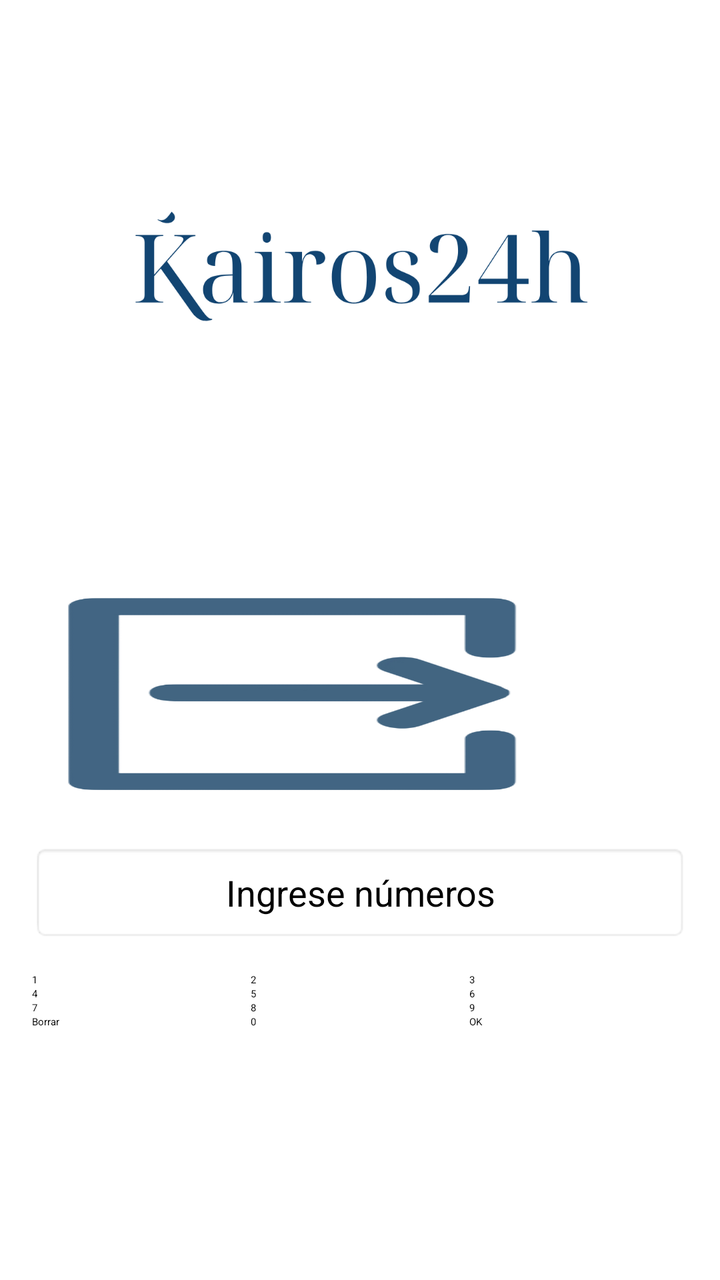
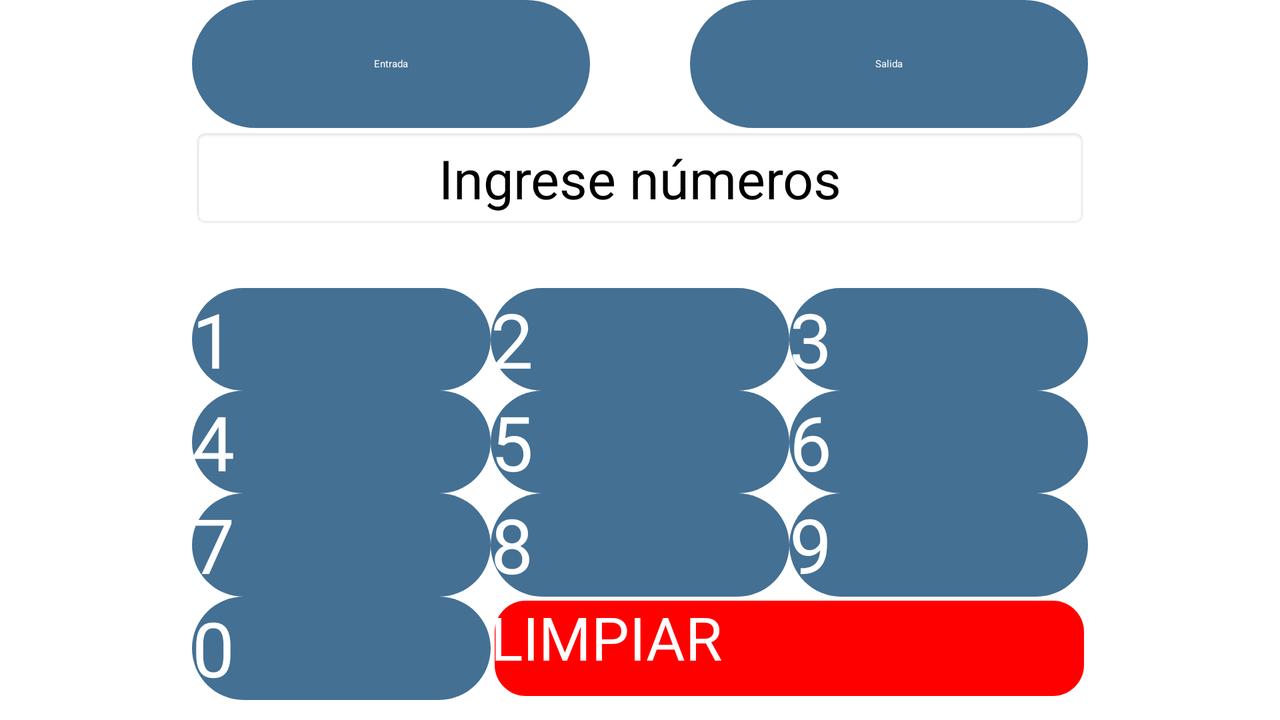

An Android layout and its configuration variant, each rendered on a device that would load it. The default file and the variant file are quoted in full after the pictures.
<!-- AndroidManifest.xml: application theme Theme.RelojFichajesKairos24h -->
<!-- res/layout/portada.xml -->
<?xml version="1.0" encoding="utf-8"?>
<LinearLayout xmlns:android="http://schemas.android.com/apk/res/android"
    xmlns:tools="http://schemas.android.com/tools"
    android:layout_width="match_parent"
    android:layout_height="match_parent"
    android:orientation="vertical"
    android:padding="0dp"
    android:gravity="top">

    
    <LinearLayout
        android:id="@+id/containerLogo"
        android:layout_width="match_parent"
        android:layout_height="280dp"
        android:gravity="center"
        android:orientation="vertical"
        android:padding="0dp"
        android:paddingBottom="30px">

        <ImageView
            android:id="@+id/logo"
            android:layout_width="match_parent"
            android:layout_height="match_parent"
            android:layout_gravity="center_horizontal"
            android:contentDescription="@string/descripcion_logo"
            android:src="@drawable/logo" />
    </LinearLayout>


    
    <LinearLayout
        style="?android:attr/buttonBarStyle"
        android:id="@+id/buttonSalidaYEntrada"
        android:layout_width="match_parent"
        android:layout_height="wrap_content"
        android:orientation="horizontal"
        android:layout_marginTop="16dp"
        android:paddingBottom="30px">

        <LinearLayout
            android:layout_width="400dp"
            android:layout_height="100dp">

            <Button
                android:id="@+id/btnSalida"
                style="?android:attr/buttonBarButtonStyle"
                android:layout_width="match_parent"
                android:gravity="center"
                android:layout_height="match_parent"
                android:layout_marginEnd="100dp"
                android:layout_weight="1"
                android:background="@drawable/salida"
                tools:ignore="SpeakableTextPresentCheck" />
        </LinearLayout>
        <Button
            android:id="@+id/btnEntrada"
            style="?android:attr/buttonBarButtonStyle"
            android:layout_width="219dp"
            android:layout_height="80dp"
            android:layout_weight="1"
            android:background="@drawable/entrada"
            tools:ignore="SpeakableTextPresentCheck" />
    </LinearLayout>


        
    <LinearLayout
        android:layout_width="match_parent"
        android:layout_height="271dp"
        android:orientation="vertical"
        android:padding="16dp">

        <EditText
            android:id="@+id/campoTexto"
            android:layout_width="match_parent"
            android:layout_height="wrap_content"
            android:background="@android:drawable/editbox_background_normal"
            android:focusable="false"
            android:gravity="center"
            android:hint="Ingrese números"
            android:inputType="none"
            android:padding="12dp"
            android:textSize="18sp" />

        <GridLayout
            android:layout_width="match_parent"
            android:layout_height="wrap_content"
            android:layout_marginTop="16dp"
            android:alignmentMode="alignMargins"
            android:columnCount="3"
            android:rowCount="4">

            
            <Button
                android:id="@+id/btn1"
                android:layout_width="0dp"
                android:layout_height="wrap_content"
                android:layout_columnWeight="1"
                android:text="1" />

            <Button
                android:id="@+id/btn2"
                android:layout_width="0dp"
                android:layout_height="wrap_content"
                android:layout_columnWeight="1"
                android:text="2" />

            <Button
                android:id="@+id/btn3"
                android:layout_width="0dp"
                android:layout_height="wrap_content"
                android:layout_columnWeight="1"
                android:text="3" />

            <Button
                android:id="@+id/btn4"
                android:layout_width="0dp"
                android:layout_height="wrap_content"
                android:layout_columnWeight="1"
                android:text="4" />

            <Button
                android:id="@+id/btn5"
                android:layout_width="0dp"
                android:layout_height="wrap_content"
                android:layout_columnWeight="1"
                android:text="5" />

            <Button
                android:id="@+id/btn6"
                android:layout_width="0dp"
                android:layout_height="wrap_content"
                android:layout_columnWeight="1"
                android:text="6" />

            <Button
                android:id="@+id/btn7"
                android:layout_width="0dp"
                android:layout_height="wrap_content"
                android:layout_columnWeight="1"
                android:text="7" />

            <Button
                android:id="@+id/btn8"
                android:layout_width="0dp"
                android:layout_height="wrap_content"
                android:layout_columnWeight="1"
                android:text="8" />

            <Button
                android:id="@+id/btn9"
                android:layout_width="0dp"
                android:layout_height="wrap_content"
                android:layout_columnWeight="1"
                android:text="9" />

            <Button
                android:id="@+id/btnBorrarTeclado"
                android:layout_width="0dp"
                android:layout_height="wrap_content"
                android:layout_columnWeight="1"
                android:text="Borrar" />

            <Button
                android:id="@+id/btn0"
                android:layout_width="0dp"
                android:layout_height="wrap_content"
                android:layout_columnWeight="1"
                android:text="0" />

            <Button
                android:id="@+id/btnOk"
                android:layout_width="0dp"
                android:layout_height="wrap_content"
                android:layout_columnWeight="1"
                android:text="OK" />
        </GridLayout>
    </LinearLayout>

</LinearLayout>
<!-- resources referenced by this layout -->
<resources>
  <!-- drawable entrada: png bitmap (drawable, 7413 bytes) -->
  <!-- drawable logo: png bitmap (drawable, 26104 bytes) -->
  <!-- drawable salida: png bitmap (drawable, 24623 bytes) -->
  <!-- from res/values-xhdpi/ -->
  <string name="descripcion_logo">Logo de la empresa cliente</string>
  <style name="Theme.RelojFichajesKairos24h" parent="Theme.AppCompat.Light.NoActionBar">
          <item name="colorPrimary">@color/purple_500</item>
          <item name="colorPrimaryDark">@color/purple_700</item>
          <item name="colorAccent">@color/teal_200</item>
          <item name="android:windowBackground">@color/white</item>
      </style>
</resources>
<!-- res/layout-land/portada.xml (the repository's variant of the layout above) -->
<!-- drawn on the phone turned sideways -->
<androidx.constraintlayout.widget.ConstraintLayout xmlns:android="http://schemas.android.com/apk/res/android"
    xmlns:tools="http://schemas.android.com/tools"
    android:layout_width="match_parent"
    android:layout_height="match_parent"
    xmlns:app="http://schemas.android.com/apk/res-auto">

    <LinearLayout
        android:id="@+id/contenedor"
        android:layout_width="0dp"
        android:layout_height="match_parent"
        android:orientation="vertical"
        app:layout_constraintWidth_percent="0.7"
        app:layout_constraintTop_toTopOf="parent"
        app:layout_constraintLeft_toLeftOf="parent"
        app:layout_constraintRight_toRightOf="parent"
        android:paddingBottom="10dp">

        <LinearLayout
            android:id="@+id/containerLogo1"
            android:layout_width="match_parent"
            android:layout_height="wrap_content"
            android:orientation="vertical"
            android:padding="0dp">

            
            <ImageView
                android:id="@+id/logo1"
                android:layout_width="wrap_content"
                android:layout_height="wrap_content"
                android:layout_gravity="center"
                android:contentDescription="@string/descripcion_logo"
                android:tag="LOGO_CLIENTE"
                android:adjustViewBounds="true"
                android:maxHeight="100dp"
                android:scaleType="fitCenter" />

            <ImageView
                android:id="@+id/logo3"
                android:layout_width="0dp"
                android:layout_height="0dp"
                android:layout_weight="1"
                android:layout_gravity="center"
                android:tag="LOGO_DESARROLLADORA_HORIZONTAL"
                android:adjustViewBounds="true"
                android:maxHeight="100dp"
                android:scaleType="fitCenter"
                tools:ignore="ContentDescription" />
        </LinearLayout>

        <LinearLayout
            android:id="@+id/buttonEntradaYSalida"
            style="?android:attr/buttonBarStyle"
            android:layout_width="match_parent"
            android:layout_height="wrap_content"
            android:orientation="horizontal"
            android:gravity="center"
            android:baselineAligned="false">

            
            <LinearLayout
                android:layout_width="0dp"
                android:layout_height="match_parent"
                android:layout_weight="1"
                tools:ignore="ExtraText">

                <Button
                    android:id="@+id/btn_entrada"
                    style="?android:attr/buttonBarButtonStyle"
                    android:layout_width="match_parent"
                    android:layout_height="match_parent"
                    android:layout_marginEnd="25dp"
                    android:background="@drawable/round_button"
                    android:contentDescription="@string/btn_entrada"
                    android:gravity="center"
                    android:text="@string/btn_entrada"
                    android:textColor="#FAFAFA"
                    app:autoSizeMaxTextSize="60sp"
                    app:autoSizeMinTextSize="12sp"
                    app:autoSizeStepGranularity="2sp"
                    app:autoSizeTextType="uniform"
                    tools:ignore="TextContrastCheck" />
            </LinearLayout>

            
            <LinearLayout
                android:layout_width="0dp"
                android:layout_height="match_parent"
                android:layout_weight="1">

                <Button
                    android:id="@+id/btn_salida"
                    style="?android:attr/buttonBarButtonStyle"
                    android:layout_width="match_parent"
                    android:layout_height="match_parent"
                    android:layout_marginStart="25dp"
                    android:background="@drawable/round_button"
                    android:contentDescription="@string/btn_salida"
                    android:gravity="center"
                    android:text="@string/btn_salida"
                    android:textColor="#FAFAFA"
                    app:autoSizeMaxTextSize="60sp"
                    app:autoSizeMinTextSize="12sp"
                    app:autoSizeStepGranularity="2sp"
                    app:autoSizeTextType="uniform"
                    tools:ignore="TextContrastCheck" />
            </LinearLayout>
        </LinearLayout>

        <Space
            android:layout_width="match_parent"
            android:layout_height="0dp" />

        <LinearLayout
            android:layout_width="match_parent"
            android:layout_height="0dp"
            android:layout_weight="1"
            android:orientation="vertical"
            android:gravity="center_horizontal">

            <EditText
                android:id="@+id/campoTexto"
                android:layout_width="match_parent"
                android:layout_height="50dp"
                android:autofillHints="phone"
                android:background="@android:drawable/editbox_background_normal"
                android:focusable="false"
                android:gravity="center"
                android:hint="@string/hint_ingrese_numeros"
                android:importantForAccessibility="yes"
                android:inputType="none"
                android:padding="5dp"
                android:textColor="#000000"
                android:textSize="27sp"
                app:autoSizeMaxTextSize="36sp"
                app:autoSizeMinTextSize="12sp"
                app:autoSizeStepGranularity="2sp"
                app:autoSizeTextType="uniform"
                tools:ignore="TextContrastCheck" />

            <TextView
                android:id="@+id/mensajeDinamico"
                android:layout_width="match_parent"
                android:layout_height="wrap_content"
                android:layout_marginTop="0dp"
                android:gravity="center"
                android:text=""
                android:textSize="42sp"
                app:autoSizeTextType="uniform"
                app:autoSizeMinTextSize="14sp"
                app:autoSizeMaxTextSize="50sp"
                app:autoSizeStepGranularity="2sp"
                android:visibility="gone"
                android:textColor="#000000" />

            <GridLayout
                android:layout_width="match_parent"
                android:layout_height="match_parent"
                android:layout_marginTop="30dp"
                android:alignmentMode="alignMargins"
                android:columnCount="3"
                android:rowCount="4"
                tools:ignore="NestedWeights">

                
                <Button
                    android:id="@+id/btn1"
                    android:layout_width="@dimen/layoutWidthBttNumerico"
                    android:layout_height="0dp"
                    android:layout_rowWeight="1"
                    android:layout_columnWeight="1"
                    android:layout_marginBottom="@dimen/layoutMarginButtonsNumericosHorizontal"
                    android:layout_marginEnd="@dimen/layoutMarginButtonsNumericosHorizontal"
                    app:autoSizeMaxTextSize="60sp"
                    app:autoSizeMinTextSize="12sp"
                    app:autoSizeStepGranularity="2sp"
                    app:autoSizeTextType="uniform"
                    android:background="@drawable/round_button"
                    android:contentDescription="@string/btn_1"
                    android:text="@string/btn_1"
                    android:textColor="@android:color/white"
                    android:textSize="@dimen/buttonNumerico"
                    tools:ignore="SpUsage" />

                <Button
                    android:id="@+id/btn2"
                    android:layout_width="@dimen/layoutWidthBttNumerico"
                    android:layout_height="0dp"
                    android:layout_rowWeight="1"
                    android:layout_columnWeight="1"
                    android:layout_marginBottom="@dimen/layoutMarginButtonsNumericosHorizontal"
                    android:layout_marginStart="@dimen/layoutMarginButtonsNumericosHorizontal"
                    android:layout_marginEnd="@dimen/layoutMarginButtonsNumericosHorizontal"
                    app:autoSizeMaxTextSize="60sp"
                    app:autoSizeMinTextSize="12sp"
                    app:autoSizeStepGranularity="2sp"
                    app:autoSizeTextType="uniform"
                    android:background="@drawable/round_button"
                    android:contentDescription="@string/btn_2"
                    android:text="@string/btn_2"
                    android:textColor="@android:color/white"
                    android:textSize="@dimen/buttonNumerico"
                    tools:ignore="SpUsage" />

                <Button
                    android:id="@+id/btn3"
                    android:layout_width="@dimen/layoutWidthBttNumerico"
                    android:layout_height="0dp"
                    android:layout_rowWeight="1"
                    android:layout_columnWeight="1"
                    android:layout_marginBottom="@dimen/layoutMarginButtonsNumericosHorizontal"
                    android:layout_marginStart="@dimen/layoutMarginButtonsNumericosHorizontal"
                    app:autoSizeMaxTextSize="60sp"
                    app:autoSizeMinTextSize="12sp"
                    app:autoSizeStepGranularity="2sp"
                    app:autoSizeTextType="uniform"
                    android:background="@drawable/round_button"
                    android:contentDescription="@string/btn_3"
                    android:text="@string/btn_3"
                    android:textColor="@android:color/white"
                    android:textSize="@dimen/buttonNumerico"
                    tools:ignore="SpUsage" />

                <Button
                    android:id="@+id/btn4"
                    android:layout_width="@dimen/layoutWidthBttNumerico"
                    android:layout_height="0dp"
                    android:layout_rowWeight="1"
                    android:layout_columnWeight="1"
                    android:layout_marginTop="@dimen/layoutMarginButtonsNumericosHorizontal"
                    android:layout_marginBottom="@dimen/layoutMarginButtonsNumericosHorizontal"
                    android:layout_marginEnd="@dimen/layoutMarginButtonsNumericosHorizontal"
                    app:autoSizeMaxTextSize="60sp"
                    app:autoSizeMinTextSize="12sp"
                    app:autoSizeStepGranularity="2sp"
                    app:autoSizeTextType="uniform"
                    android:background="@drawable/round_button"
                    android:contentDescription="@string/btn_4"
                    android:text="@string/btn_4"
                    android:textColor="@android:color/white"
                    android:textSize="@dimen/buttonNumerico"
                    tools:ignore="SpUsage" />

                <Button
                    android:id="@+id/btn5"
                    android:layout_width="@dimen/layoutWidthBttNumerico"
                    android:layout_height="0dp"
                    android:layout_rowWeight="1"
                    android:layout_columnWeight="1"
                    android:layout_marginTop="@dimen/layoutMarginButtonsNumericosHorizontal"
                    android:layout_marginBottom="@dimen/layoutMarginButtonsNumericosHorizontal"
                    android:layout_marginStart="@dimen/layoutMarginButtonsNumericosHorizontal"
                    android:layout_marginEnd="@dimen/layoutMarginButtonsNumericosHorizontal"
                    app:autoSizeMaxTextSize="60sp"
                    app:autoSizeMinTextSize="12sp"
                    app:autoSizeStepGranularity="2sp"
                    app:autoSizeTextType="uniform"
                    android:background="@drawable/round_button"
                    android:contentDescription="@string/btn_5"
                    android:text="@string/btn_5"
                    android:textColor="@android:color/white"
                    android:textSize="@dimen/buttonNumerico"
                    tools:ignore="SpUsage" />

                <Button
                    android:id="@+id/btn6"
                    android:layout_width="@dimen/layoutWidthBttNumerico"
                    android:layout_height="0dp"
                    android:layout_rowWeight="1"
                    android:layout_columnWeight="1"
                    android:layout_marginTop="@dimen/layoutMarginButtonsNumericosHorizontal"
                    android:layout_marginBottom="@dimen/layoutMarginButtonsNumericosHorizontal"
                    android:layout_marginStart="@dimen/layoutMarginButtonsNumericosHorizontal"
                    app:autoSizeMaxTextSize="60sp"
                    app:autoSizeMinTextSize="12sp"
                    app:autoSizeStepGranularity="2sp"
                    app:autoSizeTextType="uniform"
                    android:background="@drawable/round_button"
                    android:contentDescription="@string/btn_6"
                    android:text="@string/btn_6"
                    android:textColor="@android:color/white"
                    android:textSize="@dimen/buttonNumerico"
                    tools:ignore="SpUsage" />

                <Button
                    android:id="@+id/btn7"
                    android:layout_width="@dimen/layoutWidthBttNumerico"
                    android:layout_height="0dp"
                    android:layout_rowWeight="1"
                    android:layout_columnWeight="1"
                    android:layout_marginTop="@dimen/layoutMarginButtonsNumericosHorizontal"
                    android:layout_marginBottom="@dimen/layoutMarginButtonsNumericosHorizontal"
                    android:layout_marginEnd="@dimen/layoutMarginButtonsNumericosHorizontal"
                    app:autoSizeMaxTextSize="60sp"
                    app:autoSizeMinTextSize="12sp"
                    app:autoSizeStepGranularity="2sp"
                    app:autoSizeTextType="uniform"
                    android:background="@drawable/round_button"
                    android:contentDescription="@string/btn_7"
                    android:text="@string/btn_7"
                    android:textColor="@android:color/white"
                    android:textSize="@dimen/buttonNumerico"
                    tools:ignore="SpUsage" />

                <Button
                    android:id="@+id/btn8"
                    android:layout_width="@dimen/layoutWidthBttNumerico"
                    android:layout_height="0dp"
                    android:layout_rowWeight="1"
                    android:layout_columnWeight="1"
                    android:layout_marginTop="@dimen/layoutMarginButtonsNumericosHorizontal"
                    android:layout_marginBottom="@dimen/layoutMarginButtonsNumericosHorizontal"
                    android:layout_marginStart="@dimen/layoutMarginButtonsNumericosHorizontal"
                    android:layout_marginEnd="@dimen/layoutMarginButtonsNumericosHorizontal"
                    app:autoSizeMaxTextSize="60sp"
                    app:autoSizeMinTextSize="12sp"
                    app:autoSizeStepGranularity="2sp"
                    app:autoSizeTextType="uniform"
                    android:background="@drawable/round_button"
                    android:contentDescription="@string/btn_8"
                    android:text="@string/btn_8"
                    android:textColor="@android:color/white"
                    android:textSize="@dimen/buttonNumerico"
                    tools:ignore="SpUsage" />

                <Button
                    android:id="@+id/btn9"
                    android:layout_width="@dimen/layoutWidthBttNumerico"
                    android:layout_height="0dp"
                    android:layout_rowWeight="1"
                    android:layout_columnWeight="1"
                    android:layout_marginTop="@dimen/layoutMarginButtonsNumericosHorizontal"
                    android:layout_marginBottom="@dimen/layoutMarginButtonsNumericosHorizontal"
                    android:layout_marginStart="@dimen/layoutMarginButtonsNumericosHorizontal"
                    app:autoSizeMaxTextSize="60sp"
                    app:autoSizeMinTextSize="12sp"
                    app:autoSizeStepGranularity="2sp"
                    app:autoSizeTextType="uniform"
                    android:background="@drawable/round_button"
                    android:contentDescription="@string/btn_9"
                    android:text="@string/btn_9"
                    android:textColor="@android:color/white"
                    android:textSize="@dimen/buttonNumerico"
                    tools:ignore="SpUsage" />

                <Button
                    android:id="@+id/btn0"
                    android:layout_width="@dimen/layoutWidthBttNumerico"
                    android:layout_height="0dp"
                    android:layout_rowWeight="1"
                    android:layout_columnWeight="1"
                    android:layout_marginTop="@dimen/layoutMarginButtonsNumericosHorizontal"
                    android:layout_marginEnd="@dimen/layoutMarginButtonsNumericosHorizontal"
                    app:autoSizeMaxTextSize="60sp"
                    app:autoSizeMinTextSize="12sp"
                    app:autoSizeStepGranularity="2sp"
                    app:autoSizeTextType="uniform"
                    android:background="@drawable/round_button"
                    android:contentDescription="@string/btn_0"
                    android:text="@string/btn_0"
                    android:textColor="@android:color/white"
                    android:textSize="@dimen/buttonNumerico"
                    tools:ignore="SpUsage" />

                
                
                <Button
                    android:id="@+id/btnBorrarTeclado"
                    android:layout_width="@dimen/layoutWidthBttNumerico"
                    android:layout_height="0dp"
                    android:layout_rowWeight="1"
                    android:layout_columnSpan="2"
                    android:layout_columnWeight="2"
                    android:layout_marginTop="@dimen/layoutMarginButtonsNumericosHorizontal"
                    android:layout_marginStart="@dimen/layoutMarginButtonsNumericosHorizontal"
                    android:background="@drawable/radius_button"
                    android:contentDescription="@string/btn_borrar"
                    android:text="@string/btn_borrar"
                    android:textColor="@android:color/white"
                    android:textSize="30sp"
                    app:autoSizeTextType="uniform"
                    app:autoSizeMinTextSize="12sp"
                    app:autoSizeMaxTextSize="60sp"
                    app:autoSizeStepGranularity="2sp"
                    tools:ignore="SpUsage" />
            </GridLayout>

        </LinearLayout>

        <LinearLayout
            android:id="@+id/containerLogo2"
            android:layout_width="match_parent"
            android:layout_height="wrap_content"
            android:orientation="vertical"
            android:padding="0dp">

            <ImageView
                android:id="@+id/logo2"
                android:layout_width="wrap_content"
                android:layout_height="wrap_content"
                android:layout_gravity="center"
                android:contentDescription="@string/descripcion_empColaboradora"
                android:tag="LOGO_DESARROLLADORA"
                android:adjustViewBounds="true"
                android:maxHeight="100dp"
                android:scaleType="fitCenter" />
        </LinearLayout>
    </LinearLayout>
</androidx.constraintlayout.widget.ConstraintLayout>
<!-- resources referenced by the variant -->
<!-- as the phone turned sideways resolves them -->
<resources>
  <!-- from res/values-xhdpi/ -->
  <dimen name="buttonNumerico">38sp</dimen>
  <!-- drawable radius_button (drawable) -->
  <shape xmlns:android="http://schemas.android.com/apk/res/android">
      <solid android:color="#FF0000" /> 
      <corners android:radius="50px" /> 
      <stroke
          android:width="2dp"
          android:color="#FFFFFF" /> 
  </shape>
  <!-- drawable round_button (drawable) -->
  <shape xmlns:android="http://schemas.android.com/apk/res/android">
      <solid android:color="#447094" /> 
      <corners android:radius="200dp" /> 
      <size
          android:width="64dp"
          android:height="64dp" /> 
  </shape>
  <!-- from res/values-xhdpi/ -->
  <string name="btn_0">0</string>
  <!-- from res/values-xhdpi/ -->
  <string name="btn_1">1</string>
  <!-- from res/values-xhdpi/ -->
  <string name="btn_2">2</string>
  <!-- from res/values-xhdpi/ -->
  <string name="btn_3">3</string>
  <!-- from res/values-xhdpi/ -->
  <string name="btn_4">4</string>
  <!-- from res/values-xhdpi/ -->
  <string name="btn_5">5</string>
  <!-- from res/values-xhdpi/ -->
  <string name="btn_6">6</string>
  <!-- from res/values-xhdpi/ -->
  <string name="btn_7">7</string>
  <!-- from res/values-xhdpi/ -->
  <string name="btn_8">8</string>
  <!-- from res/values-xhdpi/ -->
  <string name="btn_9">9</string>
  <!-- from res/values-xhdpi/ -->
  <string name="btn_borrar">LIMPIAR</string>
  <!-- from res/values-xhdpi/ -->
  <string name="btn_entrada">Entrada</string>
  <!-- from res/values-xhdpi/ -->
  <string name="btn_salida">Salida</string>
  <!-- from res/values-xhdpi/ -->
  <string name="descripcion_empColaboradora">Logo de la empresa colaboradora</string>
  <!-- from res/values-xhdpi/ -->
  <string name="descripcion_logo">Logo de la empresa cliente</string>
  <!-- from res/values-xhdpi/ -->
  <string name="hint_ingrese_numeros">Ingrese números</string>
  <style name="Theme.RelojFichajesKairos24h" parent="Theme.AppCompat.Light.NoActionBar">
          <item name="colorPrimary">@color/purple_500</item>
          <item name="colorPrimaryDark">@color/purple_700</item>
          <item name="colorAccent">@color/teal_200</item>
          <item name="android:windowBackground">@color/white</item>
      </style>
</resources>
